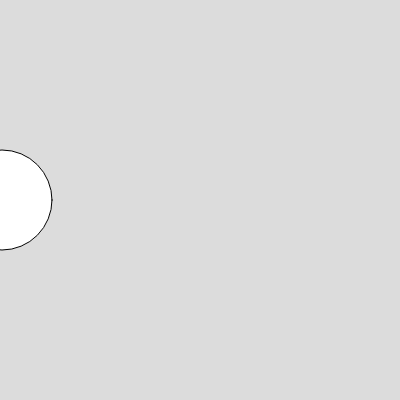
Frame 1 (no input)
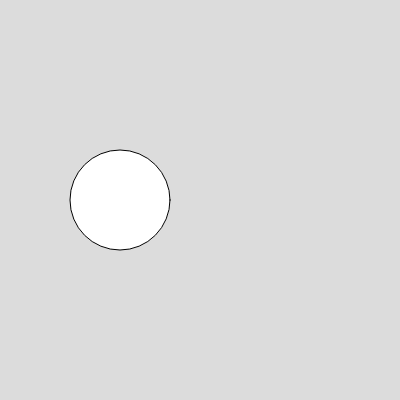
Frame 60 (no input)
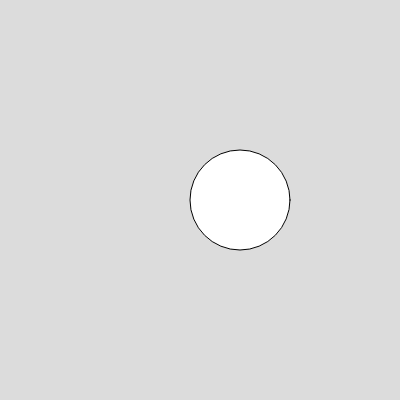
Frame 120 (the mouse pressed at the canvas centre since frame 60)

The p5.js sketch that drew these frames (run headless with seeded random() and noise() and a simulated clock; from frame 60 on, the mouse is pressed at the canvas centre):

// p5.js sketch
// ── sketch.js
function setup() {
  createCanvas(400, 400);
}

function draw() {
  background(220);
  // modulo operator -> returns the remainder of
  // dividing a number by another number
  // 10 % 3 = 1
  // 450 % 400 = 50
  // 451 % 400 = 51
  ellipse(
    (frameCount * 2) % 450,
    200, 100, 100);
}
